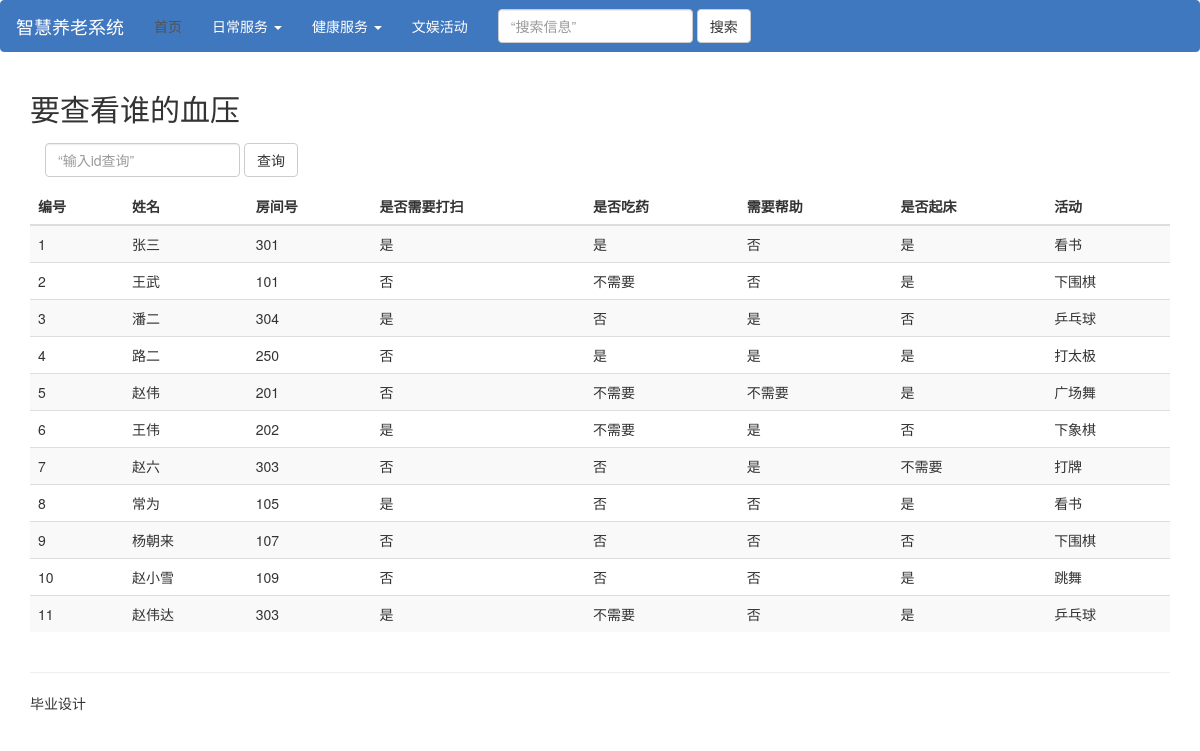
The app's page /xueya, older data.
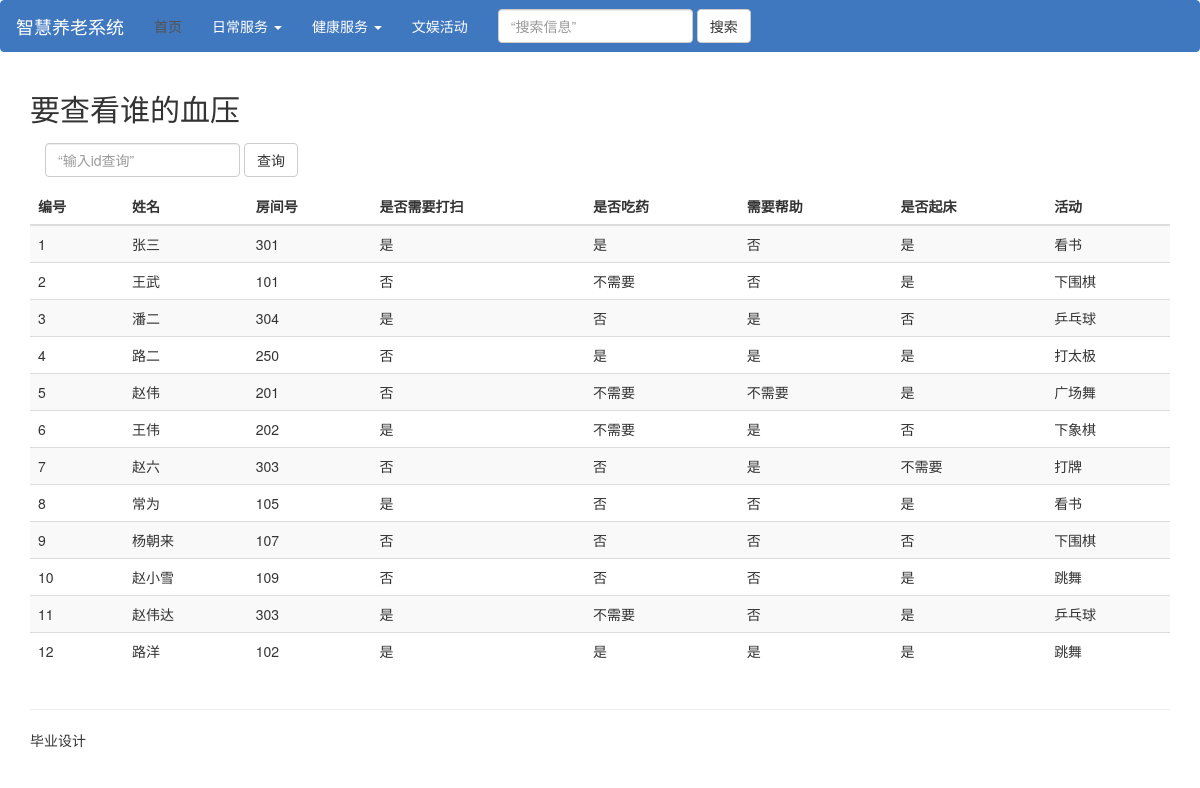
The same page, newer data.
### tables this page shows
CREATE TABLE "information" (
	 "id" integer(10,0) NOT NULL,
	 "name" text(100,0),
	 "room" text(100,0),
	 "weisheng" text(2,0),
	 "chiyao" text(2,0),
	 "qiuzhu" text(2,0),
	 "qichuang" text(2,0),
	 "huodong" TEXT(100,0),
	PRIMARY KEY("id")
);

### index.py (the view)
@app.route('/xueya')
def xueya():
    cur = get_db().cursor()
    cur.execute("SELECT * FROM information")
    title = u''
    table_head = [u'编号', u'姓名', u'房间号', u'是否需要打扫', u'是否吃药', u'需要帮助', u'是否起床', u'活动']
    return render_template('xueya.html', title=title, table_head=table_head, content=cur.fetchall())

### index.py (called while the page is built)
def get_db():
    db = sqlite3.connect(DATABASE)
    return db

### templates/xueya.html (shortened to what this page needs)
{% extends "layout.html" %}
{% block body %}
<body>
    <div class="container">
    <h2 class="sub-header">要查看谁的血压</h2>
     <form class="navbar-form navbar-left" action="/search_xueya" role="search" method="POST">
        <div class="form-group">
          <input type="text" class="form-control" placeholder=“输入id查询” name="search" onchange="showName(this.value)">
        </div>
        <button type="submit" class="btn btn-default">查询</button>
      </form>
    <h2 class="sub-header"> <br/>{% print title %}</h2>
    <div class="table-responsive">
        <table class="table table-striped">
        <thead>
            <tr>
                {% for head in table_head %}
                <th>{% print head %}</th>
                {% endfor %}
            </tr>
        </thead>
        <tbody>
            {% for row in content %}
                 <tr id="{% print row[0] %}">
                {% for index in row %}
                        <td>{% print index %}</td>
                {% endfor %}
                 </tr>
            {% endfor %}
                 </tbody>
                        </table>
    </div>
</div>
</body>
{% endblock %}

Row changes from the older to the newer data that the page shows:
added information: print "12" "是" "是" "是" "是", name "路洋", room "102", huodong "跳舞"
